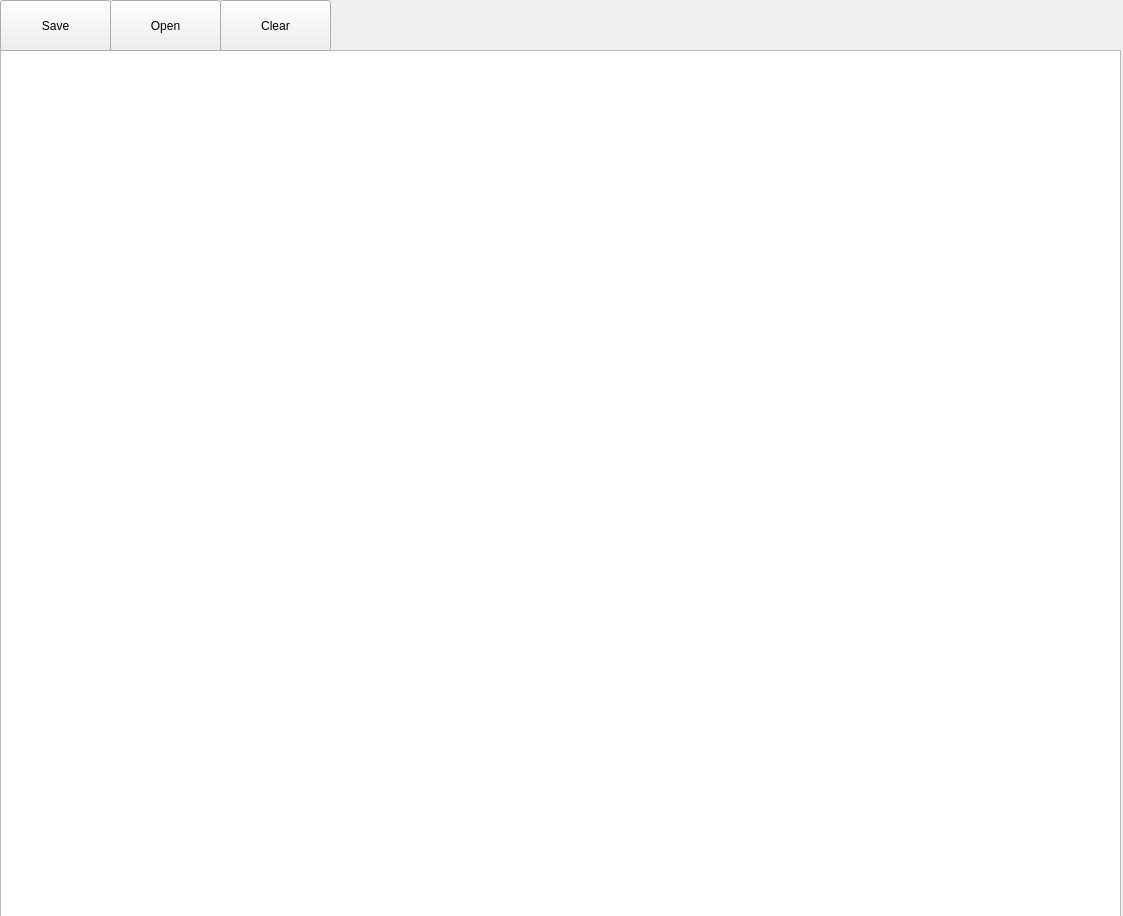
<?xml version="1.0" encoding="UTF-8"?>
<ui version="4.0">
 <class>Form</class>
 <widget class="QWidget" name="Form">
  <property name="geometry">
   <rect>
    <x>0</x>
    <y>0</y>
    <width>1123</width>
    <height>916</height>
   </rect>
  </property>
  <property name="windowTitle">
   <string>Form</string>
  </property>
  <widget class="QTextEdit" name="textEdit">
   <property name="geometry">
    <rect>
     <x>0</x>
     <y>50</y>
     <width>1121</width>
     <height>871</height>
    </rect>
   </property>
  </widget>
  <widget class="QPushButton" name="save">
   <property name="geometry">
    <rect>
     <x>0</x>
     <y>0</y>
     <width>111</width>
     <height>51</height>
    </rect>
   </property>
   <property name="text">
    <string>Save</string>
   </property>
  </widget>
  <widget class="QPushButton" name="opening">
   <property name="geometry">
    <rect>
     <x>110</x>
     <y>0</y>
     <width>111</width>
     <height>51</height>
    </rect>
   </property>
   <property name="text">
    <string>Open</string>
   </property>
  </widget>
  <widget class="QPushButton" name="clear">
   <property name="geometry">
    <rect>
     <x>220</x>
     <y>0</y>
     <width>111</width>
     <height>51</height>
    </rect>
   </property>
   <property name="text">
    <string>Clear</string>
   </property>
  </widget>
 </widget>
 <resources/>
 <connections/>
</ui>
